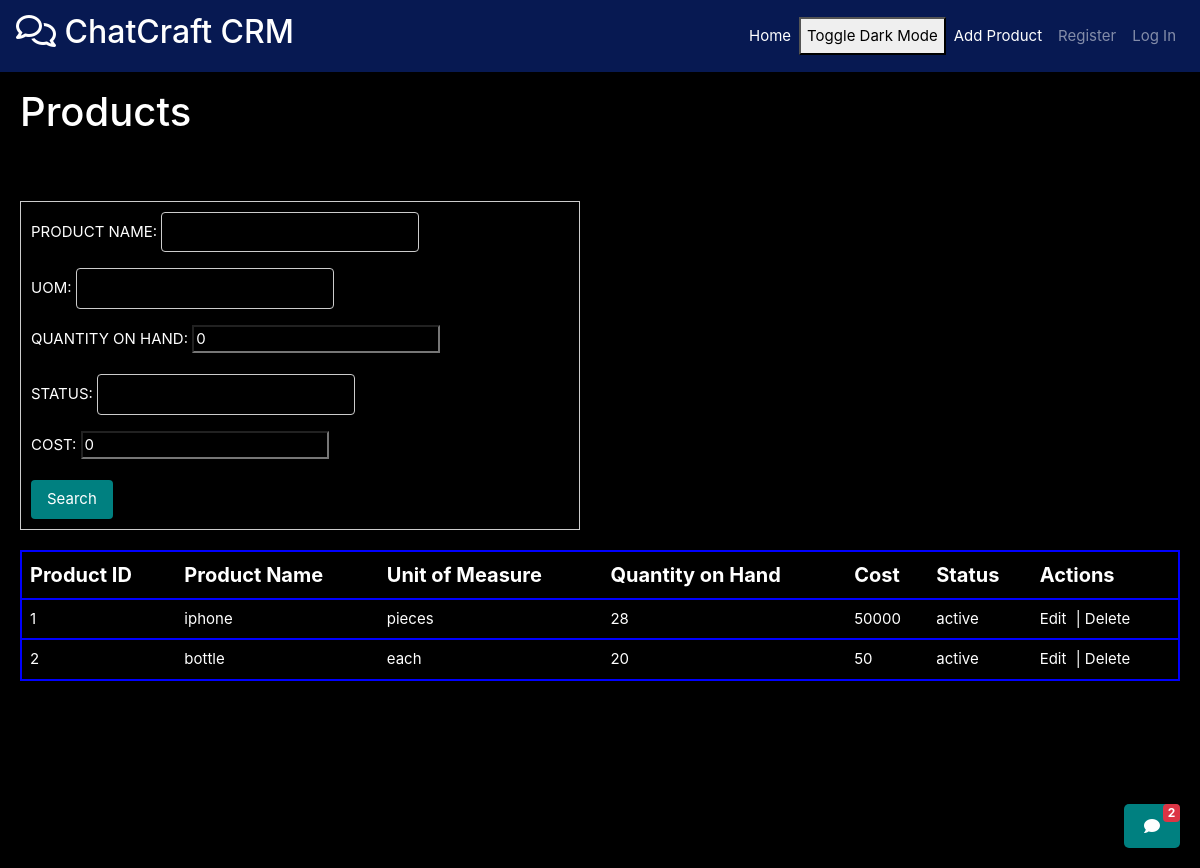
/products/get/, run on the app's committed database.
### products/models.py (models this page shows, shortened)
class Product(models.Model):
    PRODUCT_ID=models.AutoField(primary_key=True)
    PRODUCT_NAME = models.CharField(max_length=35,unique = True)
    UOM=models.CharField(max_length=35,null=True,blank=True)
    COST = models.IntegerField(default=0,null=True,blank=True)
    QUANTITY_ON_HAND=models.IntegerField(default = 0,null=True,blank=True)
    STATUS = models.CharField(max_length=35,null = True,blank=True)

### products/views.py (the view)
# urls.py: path('get/', views.getProduct),
def getProduct(request : HttpRequest):
    data = request.GET
    products = Product.objects.all()
    filter_fields = ["PRODUCT_NAME", "UOM", "QUANTITY_ON_HAND", "STATUS", "COST"]
    for field in filter_fields:
        param_value = data.get(field)
        if param_value:
            products = products.filter(**{field: param_value})
    product_list = []
    for product in products:
        product_details = {
            'PRODUCT_ID': product.PRODUCT_ID,
            'PRODUCT_NAME': product.PRODUCT_NAME,
            'UOM': product.UOM,
            'COST': product.COST,
            'QUANTITY_ON_HAND': product.QUANTITY_ON_HAND,
            'STATUS': product.STATUS,
        }
        product_list.append(product_details)
    product_data = json.dumps(product_list, indent=4)
    return render(request, 'Products/display_products.html', {'products':products, 'form':ProductForm()})

### products/forms.py (shortened to what this page needs)
class ProductForm(forms.ModelForm):
    class Meta:
        model = Product
        fields = ["PRODUCT_NAME", "UOM", "QUANTITY_ON_HAND", "STATUS", "COST"]  # List the fields you want to edit

### products/templates/Products/display_products.html (shortened to what this page needs)
{% extends 'base.html' %}
{% block extra_nav %}
<li class="nav-item">
    <a class="nav-link" href="/products/add/" style="color: white;">Add Product</a>
</li>
{% endblock %}
{% block content %}
<h1 class="page-title">Products</h1>
<br><br>
<form method="get" novalidate style="width: 560px;">
    {{ form.as_p }}
    <button type="submit">Search</button>
</form>
<table class="custom-table">
    <thead>
        <tr class="table-header">
            <th>Product ID</th>
            <th>Product Name</th>
            <th>Unit of Measure</th>
            <th>Quantity on Hand</th>
            <th>Cost</th>
            <th>Status</th>
            <th>Actions</th>
        </tr>
    </thead>
    <tbody>
        {% for product in products %}
        <tr>
            <td>{{ product.PRODUCT_ID }}</td>
            <td>{{ product.PRODUCT_NAME }}</td>
            <td>{{ product.UOM }}</td>
            <td>{{ product.QUANTITY_ON_HAND }}</td>
            <td>{{ product.COST }}</td>
            <td>{{ product.STATUS }}</td>
            <td>
                <a href="/products/edit/{{ product.PRODUCT_ID }}/" class="action-link">Edit</a> |
                <a href="/products/delete/{{ product.PRODUCT_ID }}/" class="action-link">Delete</a>
            </td>
        </tr>
        {% endfor %}
    </tbody>
</table>
{% endblock %}

### templates/base.html (style rules this page uses)
body { background-repeat: no-repeat; background-attachment: fixed; background-size: cover; }
body { font-size: 15px; }
.custom-table { border-collapse: collapse; width: 100%; border: 1px solid #ccc; margin-top: 20px; overflow-y: auto; }
.custom-table th, .custom-table td { text-align: left; padding: 8px; }
.table-header { background-color: teal; color: white; }
.custom-table tr:nth-child(even) { background-color: #f2f2f2; }
.action-link { text-decoration: none; color: #007bff; margin-right: 5px; }
form { margin-top: 20px; padding: 10px; border: 1px solid #ccc; background-color: #f8f8f8; width: 50%; }
form input[type="text"] { padding: 8px; margin-right: 10px; border: 1px solid #ccc; border-radius: 4px; }
form button[type="submit"] { padding: 8px 16px; background-color: teal; border: none; color: white; border-radius: 4px; cursor: pointer; }
h1 { flex: 1; margin: 0; position: relative; }
.grid-container * { color: white; background-color: black; }
table tr { border: 2px solid blue; }
.table-header { font-size: 20px; }

### data on the page
Product: PRODUCT_ID "1", PRODUCT_NAME "iphone", UOM "pieces", QUANTITY_ON_HAND "28", COST "50000", STATUS "active"
Product: PRODUCT_ID "2", PRODUCT_NAME "bottle", UOM "each", QUANTITY_ON_HAND "20", COST "50", STATUS "active"
